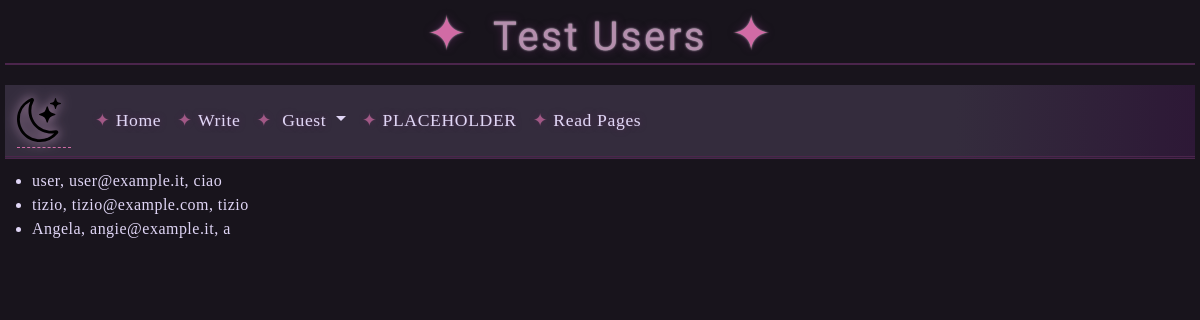
/testuser, run on the app's committed database.
### app/models.py (models this page shows)
class User(db.Model):
  metadata_obj
  id = db.Column(db.Integer, primary_key = True)
  name = db.Column(db.String(100), nullable = False)
  email = db.Column(db.String(100), unique = True, nullable = False)
  password = db.Column(db.String(16), nullable = False)
  pages = db.relationship('Page', backref = 'author', lazy = True)

### app/routes.py (the view)
@app.route('/testuser')
def testuser():
  users = User.query.all()
  return render_template('test-user.html', users=users, title='Test Users')

### app/templates/test-user.html (shortened to what this page needs)
{% extends('base.html') %}
{% block content %}
<ul>
{% for user in users %}
<li>{{ user.name }}, {{ user.email }}, {{ user.password }}</li>
{% endfor %}
</ul>
{% endblock %}

### app/static/styles/style.css (style rules this page uses)
body { background: #18141c; color: #e0d6f6; font-family: 'Cormorant Garamond', serif; letter-spacing: 0.03em; }

### data on the page
User: name "user", email "user@example.it", password "ciao"
User: name "tizio", email "tizio@example.com", password "tizio"
User: name "Angela", email "angie@example.it", password "a"

### other printed values
{{ title }} "Test Users"
